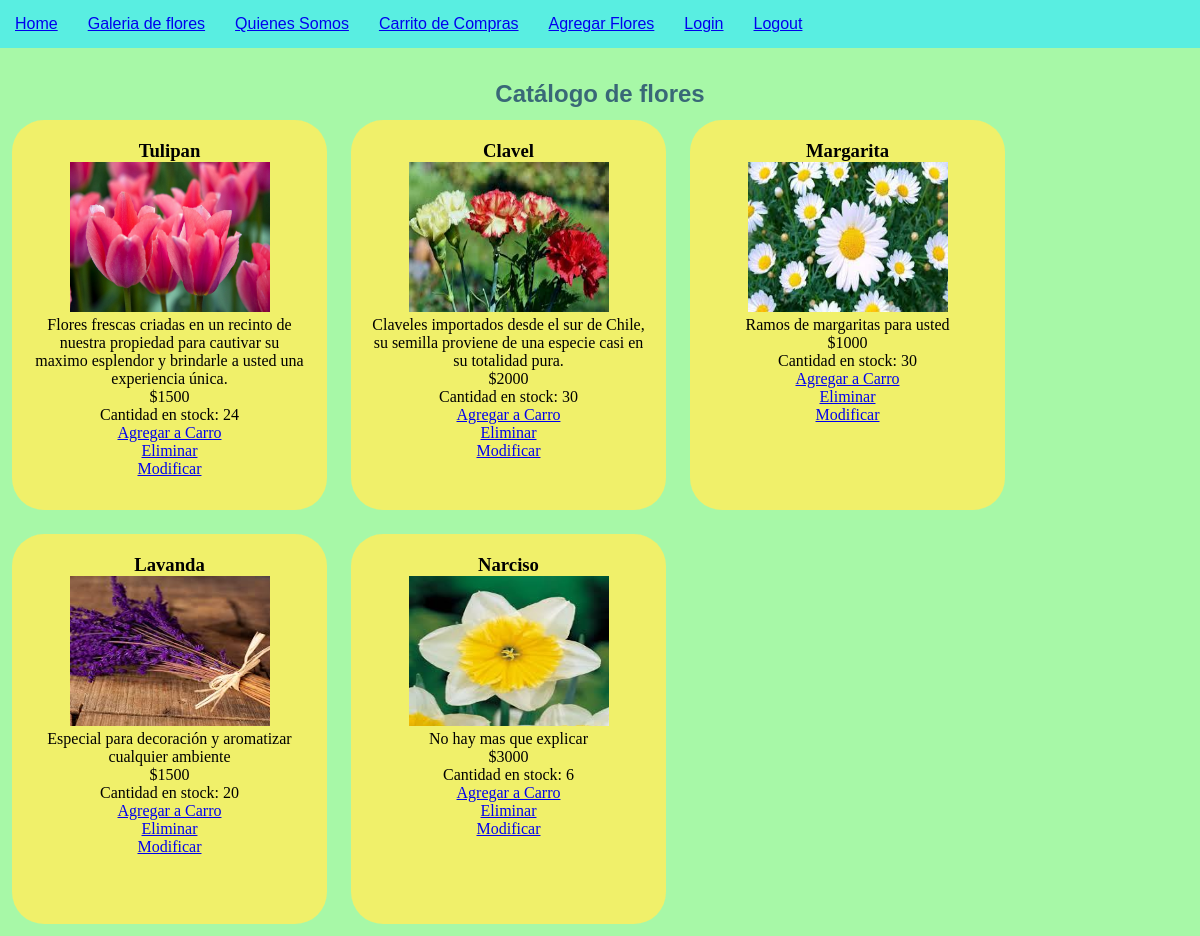
Page /galeria (signed in) on the earlier database version.
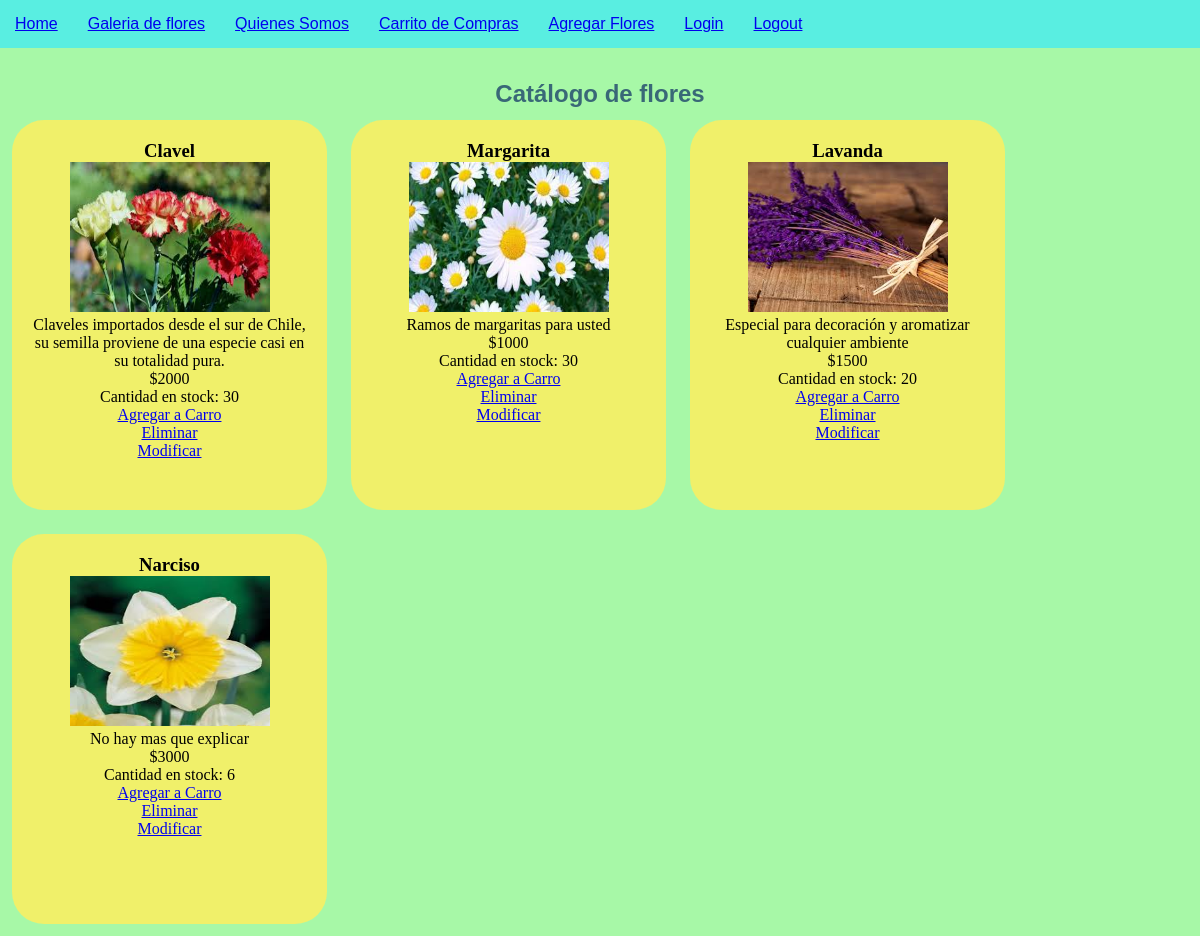
Same page on the later database version.
### floreria/models.py (models this page shows, shortened)
class Flores(models.Model):
    name=models.CharField(max_length=100, primary_key=True)
    foto=models.ImageField(upload_to="flor",null=False)
    descripcion=models.TextField(max_length=300, null=False)
    valor=models.IntegerField(null=False)
    stock=models.IntegerField(null=False)

### floreria/views.py (the view)
# urls.py: path('galeria',galeria,name='GALE'),
@login_required(login_url='/login')
def galeria(request):
    flowers = Flores.objects.all()  # select * from pelicula
    return render(request, 'core/galeria.html', {'listaflores': flowers})

### floreria/templates/core/galeria.html (shortened to what this page needs)
    {% extends "core/base.html" %}
    {% load static %}
    {% block contenido %}
        <h2>Catálogo de flores</h2>
    {% for f in listaflores %}
         <div class="flores">
            <h3>{{f.name}}</h3>
            <img src="{{f.foto.url}}">
            <p>{{f.descripcion}}</p>
            <p>${{f.valor}}</p>
            <p>Cantidad en stock: {{f.stock}}</p>
            <div>
                <a href="{% url 'ANADIR_CARRO' f.name %}">Agregar a Carro</a>
            </div>
            <div>
                <a href="{% url 'ELIMINAR' f.name %}">Eliminar</a>
            </div>
            <div>
                <a href="{% url 'MODIFICA' f.name %}">Modificar</a>
            </div>
        </div>
    {% endfor %}
    {% endblock contenido %}

Differences in the rows shown:
removed Flores: name "Tulipan", foto (picture), descripcion "Flores frescas criadas en un recinto de nuestra propiedad para cautivar su maximo esplendor y brindarle a usted una experiencia única.", valor "1500", stock "24"
